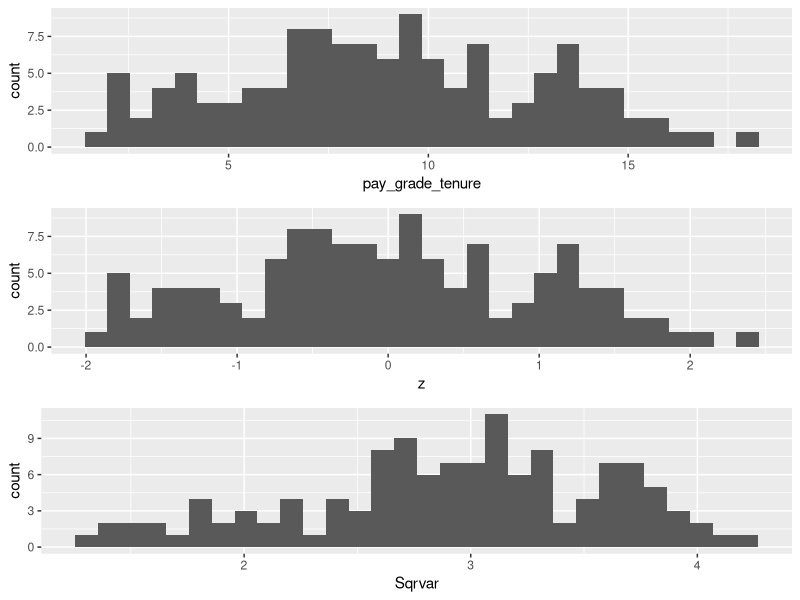
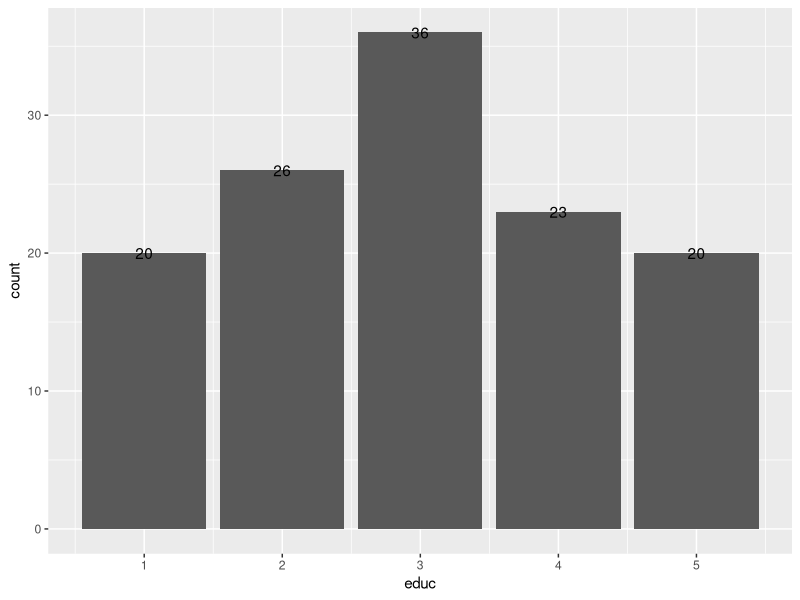
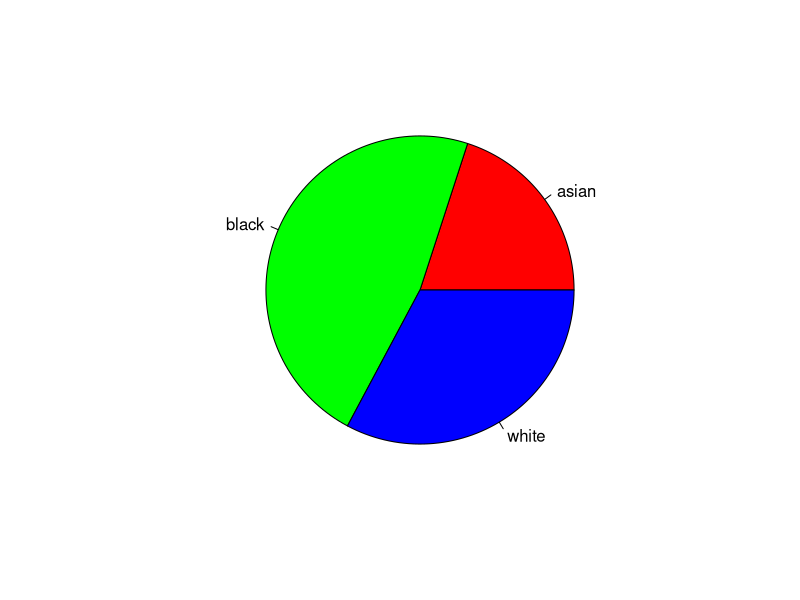
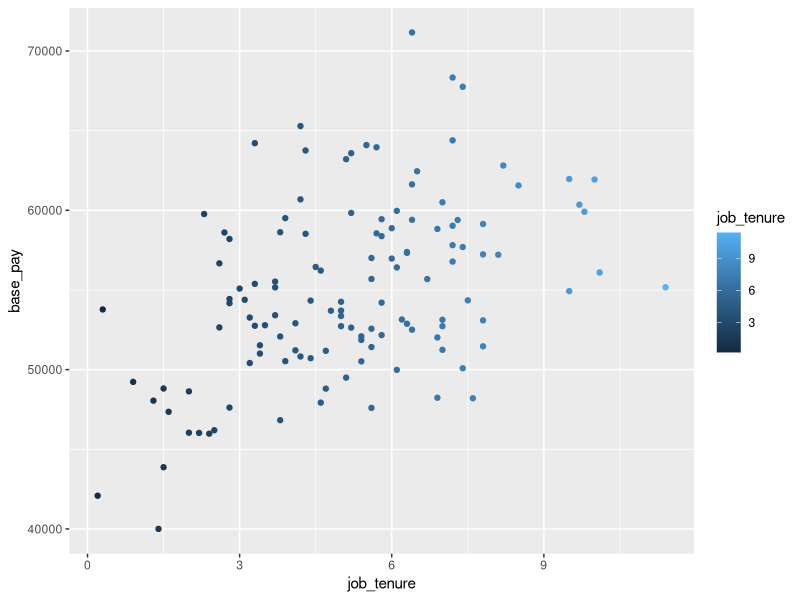

Source code (R) for these figures, in order:
## ---- chunk 1
#install.packages("readr")    #"readr" package is installed to read the files
library(readr)                #library is used to load the package
setwd("C:\\Users\\user\\Desktop\\Masters\\Assignments\\FML Assignments\\Urooj_FML_Assignment")
read.csv(file="PayEquity.csv",header=TRUE,sep=",") #raw data file is imported using the                                                        read.csv function
Data<-read.csv(file="PayEquity.csv",header=TRUE,sep=",") #The imported file is assigned to                                                           a Data frame "Data"
View(Data)                    #View function is used to display the data
head(Data,5)                  # Used to find the 5 rows from data
## ---- chunk 2
#install.packages("modeest")
library(modeest)         #estimating mode of distribution
summary(Data$job_tenure) #provides with min, max,mean,median and quartiles of attribute
mean(Data$job_tenure)    #calculates the average
median(Data$job_tenure)  #calculates the mid value
mfv(Data$job_tenure)     #most frequent value function is used to calculate mode
table(Data$job_tenure)   # table function shows all the values with its frequency
sd(Data$job_tenure)      # calculates the standard deviation
var(Data$job_tenure)     # calculates the Variance
length(Data$job_tenure)  # calculates the number of rows in column
quantile(Data$job_tenure)# calculates the quantile
range(Data$job_tenure)   # range calculates the min and max values
sum(Data$job_tenure)     # calculates the sum of column values
min(Data$job_tenure)     # calculates the minimum value in column
max(Data$job_tenure)     # calculates the maximum value in column
sort(Data$job_tenure)    # ascending order
sort(Data$job_tenure, decreasing=TRUE)# descending order
IQR(Data$job_tenure)     # calculates the InterQuartile Range
xtabs(~sex+race,data=Data)# Display value in cross tab
## ---- chunk 3
table(Data$race)  # table function is used to count the frequency of each categorical value
prop.table(table(Data$race))*100 #calculates the proportion of different categories
mfv(Data$race)    # most frequent value function is used to find the highest frequent categorical value in a column
unique(Data$race) # Unique function is used to  find the unique values in a column by removing the duplicates
## ---- chunk 4
#install.packages("caret")
library(caret)
CatVar<- factor(Data$job_title)
#One_hot_Variable<- onehot(CatVar)
#One_hot_Variable?

## ---- chunk 5
#install.packages("ggplot2") # ggplot2 package is used to visualize data and plot the charts
library(ggplot2)            # ggplot2 is loaded to use for graphs
#install.packages("gridExtra")#gridExtra is used as an extension for grids
library(gridExtra)           # gridExtra is loaded for grids

#z-score
z=(Data$pay_grade_tenure-mean(Data$pay_grade_tenure))/sd(Data$pay_grade_tenure) #calculating the z score
z # The variable will give the output of zscore formula assigned to z 

#Square root
Sqrvar<-sqrt(Data$pay_grade_tenure) # sqrt function applies square root to each value in the column
Sqrvar # The variable will give the output of square root formula assigned to Sqrvar 

# to plot a histogram with pay_grade_tenure column ggplot is used and assigned to Var1 variable
Var1<- ggplot(data= Data, aes(x= pay_grade_tenure)) + geom_histogram()

# to plot a histogram with zscore (Z column) ggplot is used and assigned to Var2 variable
Var2<- ggplot(data= Data, aes(x= z)) + geom_histogram()

# to plot a histogram with square root (Sqrvar column) ggplot is used and assigned to Var3 variable
Var3<- ggplot(data= Data, aes(x= Sqrvar)) + geom_histogram()

# grid arrange is used to assemble the multiple plots in a page either in rows or columns specified
grid.arrange(Var1, Var2, Var3, ncol=1) 
## ---- chunk 6
library(ggplot2)
ggplot(Data, aes(x = educ)) + geom_bar(stat = "count") + stat_count(geom = "text", aes(label = after_stat(count)), na.rm = TRUE) # a bar graph is plotted using ggplot function, x axis as "educ" column and y as count of "educ" by providing data values and labels for bars
## ---- chunk 7
#install.packages("plotrix") # plotrix is used to plot the pie chart
library(plotrix)            # package is loaded here
pie(table(Data$race), labels = names(table(Data$race)), col = rainbow(3)) # pie chart is drawn with race categorical value by providing names of data values and colouring pie
## ---- chunk 8
library(ggplot2) # loaded ggplot2 library to plot a scatterplot

ggplot(Data, aes(x = job_tenure, y = base_pay, color = job_tenure)) + geom_point() #scatter plot is plotted using job_tenure as x, base_pay as y and coloured data points from darker to lighter for higher to lower tenure
